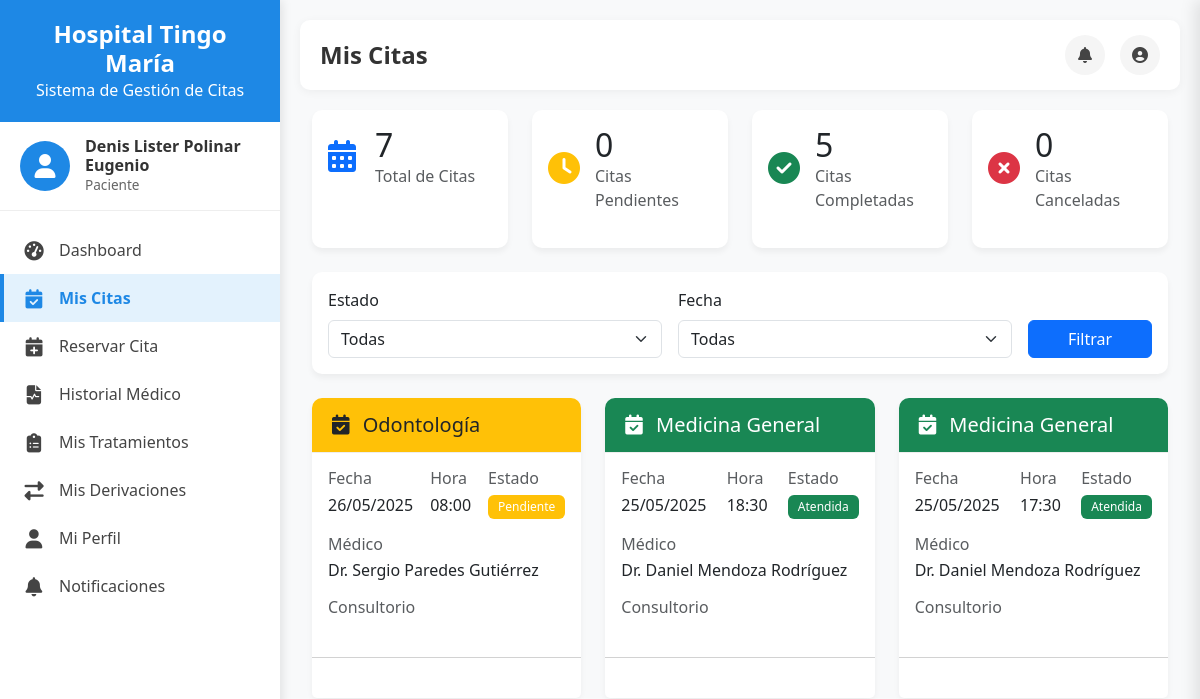
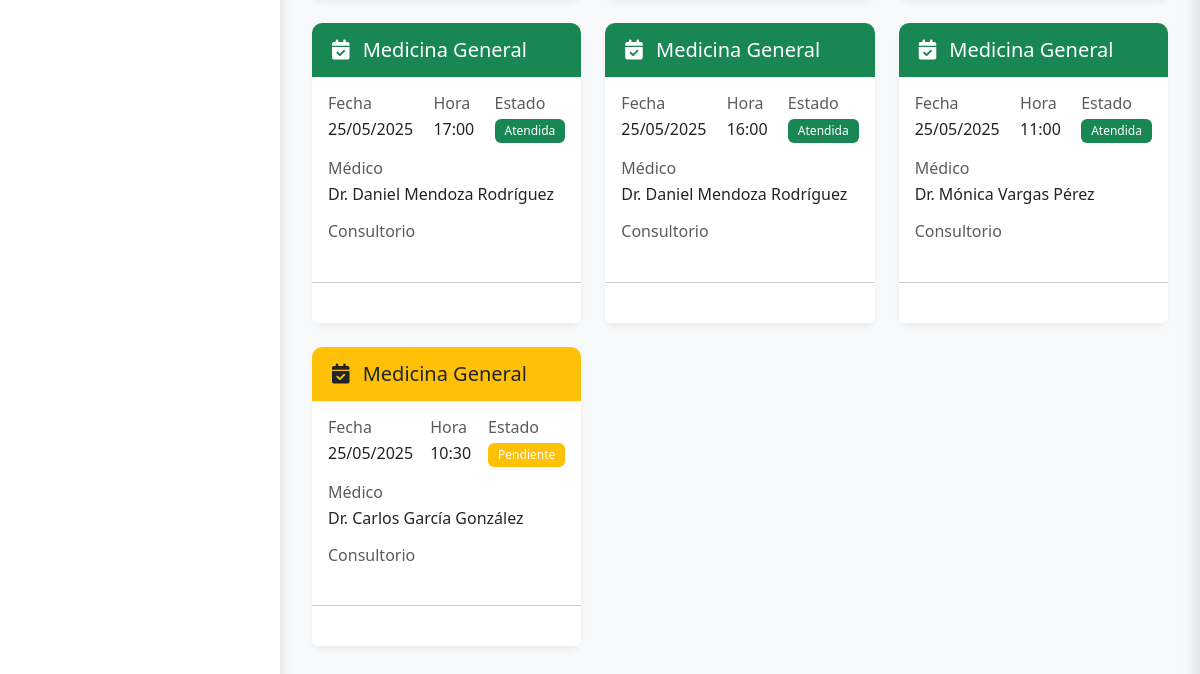
The page /mis-citas/ (signed in) on the database as committed earlier (2 pictures, top to bottom).
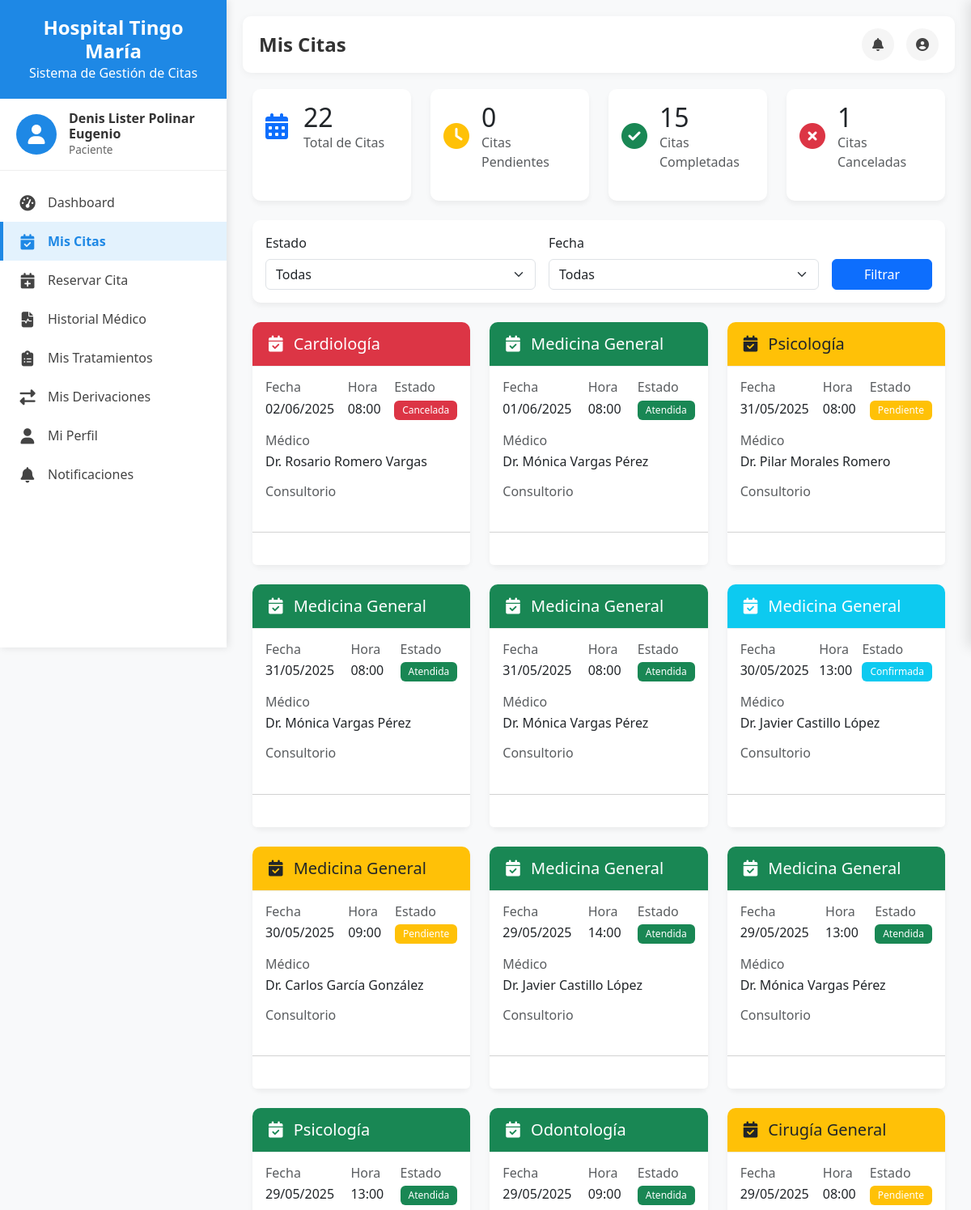
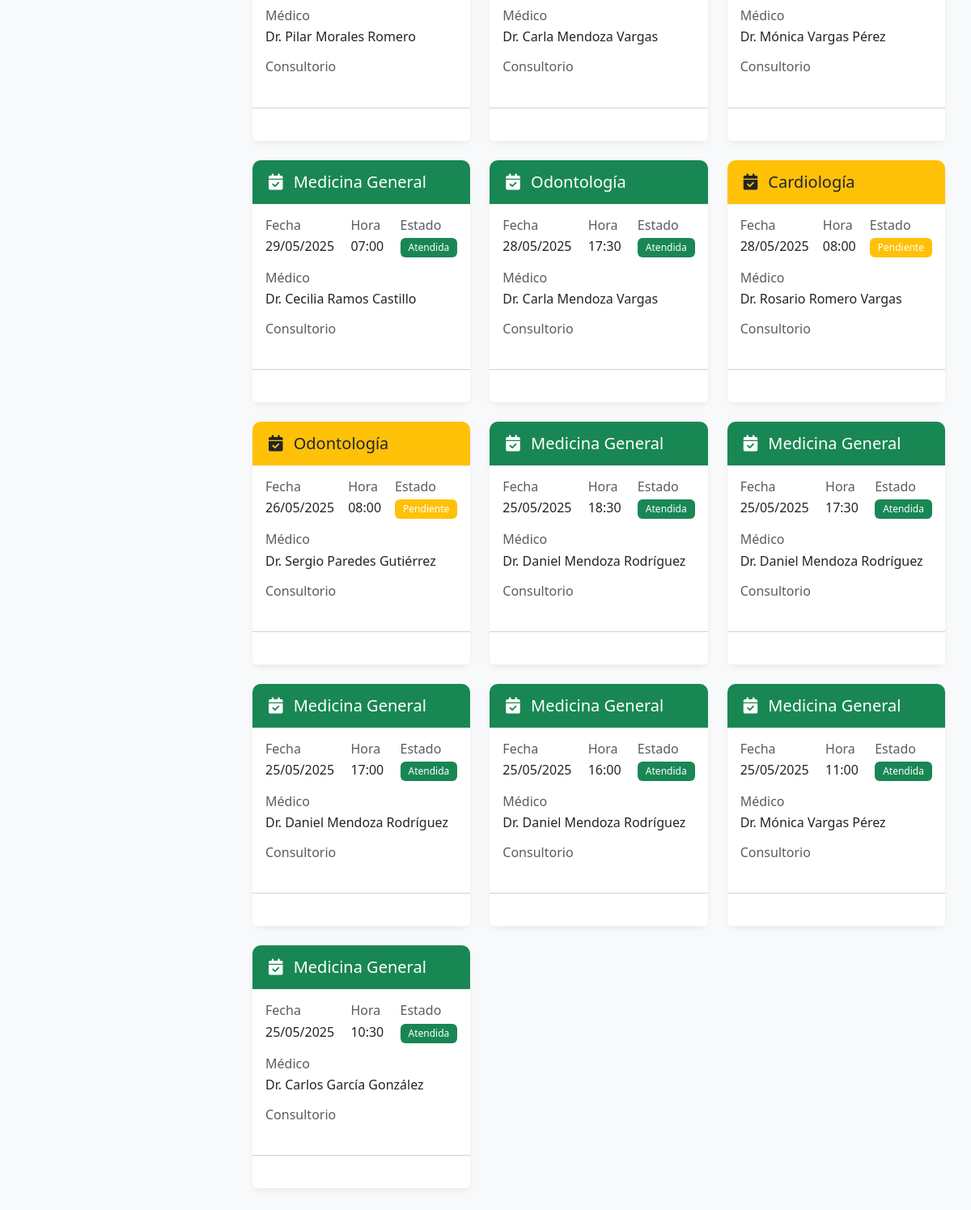
The same page on the database as committed later (2 pictures, top to bottom).
### core/models.py (models this page shows, shortened)
class Usuario(AbstractUser):
    nombres = models.CharField(max_length=100, blank=True)
    apellidos = models.CharField(max_length=100, blank=True)
    dni = models.CharField(max_length=8, unique=True, null=True, blank=True)
    telefono = models.CharField(max_length=15, blank=True)
    direccion = models.TextField(blank=True)
    fecha_nacimiento = models.DateField(null=True, blank=True)
    sexo = models.CharField(max_length=1, choices=SEXO_CHOICES, blank=True)
    rol = models.ForeignKey(Rol, on_delete=models.SET_NULL, null=True, related_name='usuarios')
    foto_perfil = models.ImageField(upload_to='fotos_perfil/', null=True, blank=True)
    class Meta:
        verbose_name = 'Usuario'
        verbose_name_plural = 'Usuarios'

class Rol(models.Model):
    nombre = models.CharField(max_length=50)
    descripcion = models.TextField(blank=True)
    class Meta:
        verbose_name = 'Rol'
        verbose_name_plural = 'Roles'

class Cita(models.Model):
    paciente = models.ForeignKey(Paciente, on_delete=models.CASCADE, related_name='citas')
    medico = models.ForeignKey(Medico, on_delete=models.CASCADE, related_name='citas')
    consultorio = models.ForeignKey(Consultorio, on_delete=models.CASCADE, related_name='citas')
    fecha = models.DateField()
    hora_inicio = models.TimeField()
    hora_fin = models.TimeField()
    estado = models.CharField(max_length=10, choices=ESTADO_CITA_CHOICES, default='pendiente')
    motivo = models.TextField()
    created_at = models.DateTimeField(auto_now_add=True)
    asistio = models.BooleanField(null=True, blank=True)
    fue_justificada = models.BooleanField(default=False)
    motivo_no_asistencia = models.TextField(blank=True)
    cita_anterior = models.ForeignKey('self', on_delete=models.SET_NULL, null=True, blank=True, related_name='citas_seguimiento')
    tratamiento = models.ForeignKey(TratamientoProgramado, on_delete=models.SET_NULL, null=True, blank=True, related_name='citas')
    reservado_por = models.ForeignKey(Usuario, on_delete=models.SET_NULL, null=True, related_name='citas_reservadas')
    derivacion = models.ForeignKey(Derivacion, on_delete=models.SET_NULL, null=True, blank=True, related_name='citas')
    class Meta:
        verbose_name = 'Cita'
        verbose_name_plural = 'Citas'
        ordering = ['fecha', 'hora_inicio']

class Medico(models.Model):
    usuario = models.OneToOneField(Usuario, on_delete=models.CASCADE, related_name='medico')
    cmp = models.CharField(max_length=10, verbose_name='Código Médico Profesional')
    especialidad = models.ForeignKey(Especialidad, on_delete=models.CASCADE, related_name='medicos')
    class Meta:
        verbose_name = 'Médico'
        verbose_name_plural = 'Médicos'

class Especialidad(models.Model):
    nombre = models.CharField(max_length=100)
    descripcion = models.TextField(blank=True)
    acceso_directo = models.BooleanField(default=False, help_text='Si puede ser agendada sin derivación previa')
    class Meta:
        verbose_name = 'Especialidad'
        verbose_name_plural = 'Especialidades'

### core/views_paciente_citas.py (the view)
# urls.py: path('mis-citas/', views_paciente_citas.mis_citas, name='mis_citas'),
@login_required
def mis_citas(request):
    if not hasattr(request.user, 'paciente'):
        messages.error(request, "Solo los pacientes pueden acceder a esta sección.")
        return redirect('dashboard')
    paciente = request.user.paciente
    estado_filtro = request.GET.get('estado', 'todas')
    fecha_filtro = request.GET.get('fecha', 'todas')
    citas = Cita.objects.filter(paciente=paciente)
    if estado_filtro != 'todas':
        citas = citas.filter(estado=estado_filtro)
    hoy = timezone.now().date()
    if fecha_filtro == 'pendientes':
        citas = citas.filter(fecha__gte=hoy)
    elif fecha_filtro == 'pasadas':
        citas = citas.filter(fecha__lt=hoy)
    citas = citas.order_by('-fecha', '-hora_inicio')
    total_citas = citas.count()
    citas_pendientes = Cita.objects.filter(
        paciente=paciente,
        fecha__gte=hoy,
        estado__in=['pendiente', 'confirmada']
    ).count()
    citas_completadas = Cita.objects.filter(
        paciente=paciente,
        estado='atendida'
    ).count()
    citas_canceladas = Cita.objects.filter(
        paciente=paciente,
        estado='cancelada'
    ).count()
    return render(request, 'paciente/mis_citas.html', {
        'citas': citas,
        'total_citas': total_citas,
        'citas_pendientes': citas_pendientes,
        'citas_completadas': citas_completadas,
        'citas_canceladas': citas_canceladas,
        'estado_filtro': estado_filtro,
        'fecha_filtro': fecha_filtro
    })

### core/templatetags/notification_filters.py (called while the page is built)
@register.filter
def get_notification_icon(tipo):
    iconos = {
        'confirmacion': 'check-circle',
        'recordatorio': 'clock',
        'cancelacion': 'times-circle',
        'advertencia': 'exclamation-triangle',
        'informacion': 'info-circle'
    }
    return iconos.get(tipo, 'bell')

### templates/paciente/mis_citas.html (shortened to what this page needs)
{% extends 'dashboard/base_dashboard.html' %}
{% block page_title %}Mis Citas{% endblock %}
{% block content %}
<div class="container-fluid">
    <div class="row mb-4">
        <div class="col-md-3">
            <div class="card h-100 border-left-primary">
                <div class="card-body">
                    <div class="row align-items-center">
                        <div class="col-3 text-center">
                            <i class="fas fa-calendar-alt text-primary" style="font-size: 2rem;"></i>
                        </div>
                        <div class="col-9">
                            <h2 class="mb-0">{{ total_citas }}</h2>
                            <p class="text-muted mb-0">Total de Citas</p>
                        </div>
                    </div>
                </div>
            </div>
        </div>
        <div class="col-md-3">
            <div class="card h-100 border-left-warning">
                <div class="card-body">
                    <div class="row align-items-center">
                        <div class="col-3 text-center">
                            <i class="fas fa-clock text-warning" style="font-size: 2rem;"></i>
                        </div>
                        <div class="col-9">
                            <h2 class="mb-0">{{ citas_pendientes }}</h2>
                            <p class="text-muted mb-0">Citas Pendientes</p>
                        </div>
                    </div>
                </div>
            </div>
        </div>
        <div class="col-md-3">
            <div class="card h-100 border-left-success">
                <div class="card-body">
                    <div class="row align-items-center">
                        <div class="col-3 text-center">
                            <i class="fas fa-check-circle text-success" style="font-size: 2rem;"></i>
                        </div>
                        <div class="col-9">
                            <h2 class="mb-0">{{ citas_completadas }}</h2>
                            <p class="text-muted mb-0">Citas Completadas</p>
                        </div>
                    </div>
                </div>
            </div>
        </div>
        <div class="col-md-3">
            <div class="card h-100 border-left-danger">
                <div class="card-body">
                    <div class="row align-items-center">
                        <div class="col-3 text-center">
                            <i class="fas fa-times-circle text-danger" style="font-size: 2rem;"></i>
                        </div>
                        <div class="col-9">
                            <h2 class="mb-0">{{ citas_canceladas }}</h2>
                            <p class="text-muted mb-0">Citas Canceladas</p>
                        </div>
                    </div>
                </div>
            </div>
        </div>
    </div>
    <div class="card mb-4">
        <div class="card-body">
            <form method="get" class="row g-3">
                <div class="col-md-5">
                    <label for="estado" class="form-label">Estado</label>
                    <select class="form-select" id="estado" name="estado">
                        <option value="todas" {% if estado_filtro == 'todas' %}selected{% endif %}>Todas</option>
                    </select>
                </div>
                <div class="col-md-5">
                    <label for="fecha" class="form-label">Fecha</label>
                    <select class="form-select" id="fecha" name="fecha">
                        <option value="todas" {% if fecha_filtro == 'todas' %}selected{% endif %}>Todas</option>
                    </select>
                </div>
                <div class="col-md-2 d-flex align-items-end">
                    <button type="submit" class="btn btn-primary w-100">Filtrar</button>
                </div>
            </form>
        </div>
    </div>
    <div class="row">
        {% if citas %}
            {% for cita in citas %}
                <div class="col-md-4 mb-4">
                    <div class="card h-100 cita-card" data-bs-toggle="modal" data-bs-target="#citaModal{{ cita.id }}">
                        <div class="card-header
                            {% if cita.estado == 'pendiente' %}bg-warning text-dark
                            {% elif cita.estado == 'confirmada' %}bg-info text-white
                            {% elif cita.estado == 'atendida' %}bg-success text-white
                            {% elif cita.estado == 'cancelada' %}bg-danger text-white
                            {% endif %}">
                            <h5 class="mb-0">
                                <i class="fas fa-calendar-check me-2"></i>
                                {{ cita.medico.especialidad.nombre }}
                            </h5>
                        </div>
                        <div class="card-body">
                            <div class="d-flex justify-content-between mb-3">
                                <div>
                                    <h6 class="text-muted mb-1">Fecha</h6>
                                    <p class="mb-0">{{ cita.fecha|date:"d/m/Y" }}</p>
                                </div>
                                <div>
                                    <h6 class="text-muted mb-1">Hora</h6>
                                    <p class="mb-0">{{ cita.hora_inicio|time:"H:i" }}</p>
                                </div>
                                <div>
                                    <h6 class="text-muted mb-1">Estado</h6>
                                    <span class="badge
                                        {% if cita.estado == 'pendiente' %}bg-warning
                                        {% elif cita.estado == 'confirmada' %}bg-info
                                        {% elif cita.estado == 'atendida' %}bg-success
                                        {% elif cita.estado == 'cancelada' %}bg-danger
                                        {% endif %}">
                                        {{ cita.get_estado_display }}
                                    </span>
                                </div>
                            </div>
                            <h6 class="text-muted mb-1">Médico</h6>
                            <p class="mb-3">Dr. {{ cita.medico.usuario.nombres }} {{ cita.medico.usuario.apellidos }}</p>
                            <h6 class="text-muted mb-1">Consultorio</h6>
                        </div>
                        <div class="card-footer bg-white">
                        </div>
                    </div>
                </div>
            {% endfor %}
        {% endif %}
    </div>
</div>
{% endblock %}

### templates/dashboard/base_dashboard.html (shortened to what this page needs)
<!DOCTYPE html>
<html lang="es">
<head>
    <link href="https://cdn.jsdelivr.net/npm/bootstrap@5.3.0/dist/css/bootstrap.min.css" rel="stylesheet">
    <link rel="stylesheet" href="https://cdnjs.cloudflare.com/ajax/libs/font-awesome/6.4.0/css/all.min.css">
</head>
<body>
    <div class="sidebar" id="sidebar">
        <div class="sidebar-header">
            <h3>Hospital Tingo María</h3>
            <p class="mb-0">Sistema de Gestión de Citas</p>
        </div>
        <div class="sidebar-user">
            <div class="user-avatar">
                <i class="fas fa-user"></i>
            </div>
            <div class="user-info">
                <h5>{{ user.nombres }} {{ user.apellidos }}</h5>
                <p>{{ user.rol.nombre }}</p>
            </div>
        </div>
        <div class="sidebar-menu">
        </div>
    </div>
            {% load notification_filters %}
    <div class="main-content">
        <div class="topbar">
            <div class="d-flex align-items-center">
                <h4 class="page-title mb-0">{% block page_title %}Dashboard{% endblock %}</h4>
            </div>
            <div class="topbar-actions">
                <div class="action-item">
                    <button class="btn-icon" id="btnNotifications">
                        <i class="fas fa-bell"></i>
                    </button>
                </div>
                <div class="action-item dropdown">
                    <button class="btn-icon" id="userDropdown" data-bs-toggle="dropdown" aria-expanded="false">
                        <i class="fas fa-user-circle"></i>
                    </button>
                </div>
            </div>
        </div>
        {% block content %}{% endblock %}
    </div>
</body>
</html>

### templates/dashboard/base_dashboard.html (style rules this page uses)
:root { --primary-color: #1e88e5; --secondary-color: #26a69a; --accent-color: #ff5722; --light-color: #f5f5f5; --dark-color: #333; --sidebar-width: 280px; }
body { font-family: 'Segoe UI', Tahoma, Geneva, Verdana, sans-serif; background-color: #f8f9fa; color: #333; overflow-x: hidden; }
.sidebar { position: fixed; top: 0; left: 0; height: 100vh; width: var(--sidebar-width); background-color: white; box-shadow: 2px 0 10px rgba(0, 0, 0, 0.1); z-index: 1000; transition: all 0.3s ease; overflow-y: auto; }
.sidebar-header { padding: 20px; background-color: var(--primary-color); color: white; text-align: center; }
.sidebar-header h3 { margin: 0; font-size: 1.5rem; font-weight: 600; }
.sidebar-user { padding: 15px 20px; border-bottom: 1px solid #eee; display: flex; align-items: center; }
.sidebar-user .user-avatar { width: 50px; height: 50px; border-radius: 50%; background-color: var(--primary-color); color: white; display: flex; align-items: center; justify-content: center; font-size: 1.5rem; margin-right: 15px; }
.sidebar-user .user-info { flex: 1; }
.sidebar-user .user-info h5 { margin: 0; font-size: 1rem; font-weight: 600; }
.sidebar-user .user-info p { margin: 0; font-size: 0.85rem; color: #666; }
.sidebar-menu { padding: 15px 0; }
.main-content { margin-left: var(--sidebar-width); padding: 20px; min-height: 100vh; transition: all 0.3s ease; }
.topbar { background-color: white; padding: 15px 20px; border-radius: 10px; box-shadow: 0 2px 10px rgba(0, 0, 0, 0.05); margin-bottom: 20px; display: flex; align-items: center; justify-content: space-between; }
.topbar .page-title { margin: 0; font-size: 1.5rem; font-weight: 600; color: var(--dark-color); }
.topbar .topbar-actions { display: flex; align-items: center; }
.topbar .topbar-actions .action-item { margin-left: 15px; position: relative; }
.topbar .topbar-actions .action-item .btn-icon { width: 40px; height: 40px; border-radius: 50%; background-color: #f5f5f5; color: #444; display: flex; align-items: center; justify-content: center; border: none; cursor: pointer; transition: all 0.2s ease; }
.card { border-radius: 10px; box-shadow: 0 4px 6px rgba(0, 0, 0, 0.05); margin-bottom: 20px; border: none; }
.card-header { background-color: white; border-bottom: 1px solid #eee; padding: 15px 20px; font-weight: 600; border-radius: 10px 10px 0 0 !important; }
.badge { padding: 6px 10px; font-weight: 500; border-radius: 6px; }

Rows that differ between the two databases and show on the page:
added Cita: medico.especialidad.nombre "Cardiología", fecha "02/06/2025", hora_inicio "08:00", estado "Cancelada", medico.usuario.nombres "Rosario", medico.usuario.apellidos "Romero Vargas"
added Cita: medico.especialidad.nombre "Medicina General", fecha "01/06/2025", hora_inicio "08:00", estado "Atendida", medico.usuario.nombres "Mónica", medico.usuario.apellidos "Vargas Pérez"
added Cita: medico.especialidad.nombre "Psicología", fecha "31/05/2025", hora_inicio "08:00", estado "Pendiente", medico.usuario.nombres "Pilar", medico.usuario.apellidos "Morales Romero"
added Cita: medico.especialidad.nombre "Medicina General", fecha "31/05/2025", hora_inicio "08:00", estado "Atendida", medico.usuario.nombres "Mónica", medico.usuario.apellidos "Vargas Pérez"
added Cita: medico.especialidad.nombre "Medicina General", fecha "31/05/2025", hora_inicio "08:00", estado "Atendida", medico.usuario.nombres "Mónica", medico.usuario.apellidos "Vargas Pérez"
added Cita: medico.especialidad.nombre "Medicina General", fecha "30/05/2025", hora_inicio "13:00", estado "Confirmada", medico.usuario.nombres "Javier", medico.usuario.apellidos "Castillo López"
added Cita: medico.especialidad.nombre "Medicina General", fecha "30/05/2025", hora_inicio "09:00", estado "Pendiente", medico.usuario.nombres "Carlos", medico.usuario.apellidos "García González"
added Cita: medico.especialidad.nombre "Medicina General", fecha "29/05/2025", hora_inicio "14:00", estado "Atendida", medico.usuario.nombres "Javier", medico.usuario.apellidos "Castillo López"
added Cita: medico.especialidad.nombre "Medicina General", fecha "29/05/2025", hora_inicio "13:00", estado "Atendida", medico.usuario.nombres "Mónica", medico.usuario.apellidos "Vargas Pérez"
added Cita: medico.especialidad.nombre "Psicología", fecha "29/05/2025", hora_inicio "13:00", estado "Atendida", medico.usuario.nombres "Pilar", medico.usuario.apellidos "Morales Romero"
added Cita: medico.especialidad.nombre "Odontología", fecha "29/05/2025", hora_inicio "09:00", estado "Atendida", medico.usuario.nombres "Carla", medico.usuario.apellidos "Mendoza Vargas"
added Cita: medico.especialidad.nombre "Cirugía General", fecha "29/05/2025", hora_inicio "08:00", estado "Pendiente", medico.usuario.nombres "Mónica", medico.usuario.apellidos "Vargas Pérez"
added Cita: medico.especialidad.nombre "Medicina General", fecha "29/05/2025", hora_inicio "07:00", estado "Atendida", medico.usuario.nombres "Cecilia", medico.usuario.apellidos "Ramos Castillo"
added Cita: medico.especialidad.nombre "Odontología", fecha "28/05/2025", hora_inicio "17:30", estado "Atendida", medico.usuario.nombres "Carla", medico.usuario.apellidos "Mendoza Vargas"
added Cita: medico.especialidad.nombre "Cardiología", fecha "28/05/2025", hora_inicio "08:00", estado "Pendiente", medico.usuario.nombres "Rosario", medico.usuario.apellidos "Romero Vargas"
changed Cita (number 22 of 22 on the later page): estado "Pendiente" → "Atendida"
Other text that changed with them:
{{ total_citas }}: "7" → "22"
{{ citas_completadas }}: "5" → "15"
{{ citas_canceladas }}: "0" → "1"
